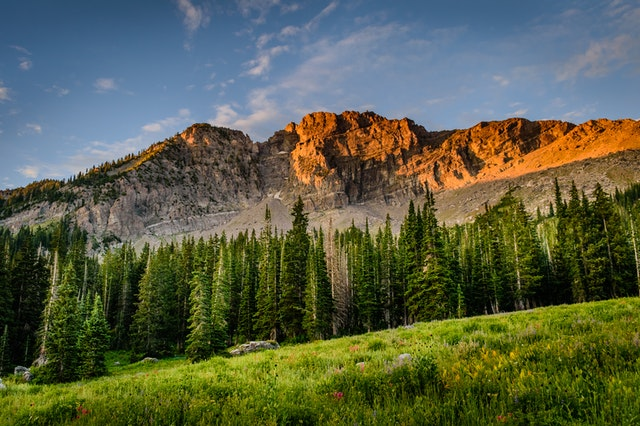
#> input picture Source/photo.jpg, 640 x 426 px
$ python 'Opencv Resizing and Cropping.py'
#> lines starting #> are read from the running program, lines starting #| are printed output that depends on the picture
import cv2
import numpy as np

img = cv2.imread("Source/photo.jpg")
#> img is the input picture: shape (426, 640, 3); mean B, G, R 71.2, 95.8, 89.8
cv2.imshow("Default Photo",img)

print(img.shape)                        # Fotoğrafın boyutunu öğrenmek için kullanılır.
#| (426, 640, 3)

imgResize = cv2.resize(img,(300,200))   # Ana Fotoğrafımızı tekrardan boyutlandırdık.
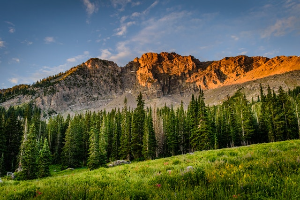
#> imgResize: shape (200, 300, 3); mean B, G, R 71.1, 95.7, 89.7
imgResize2 = cv2.resize(img,(1000,700))
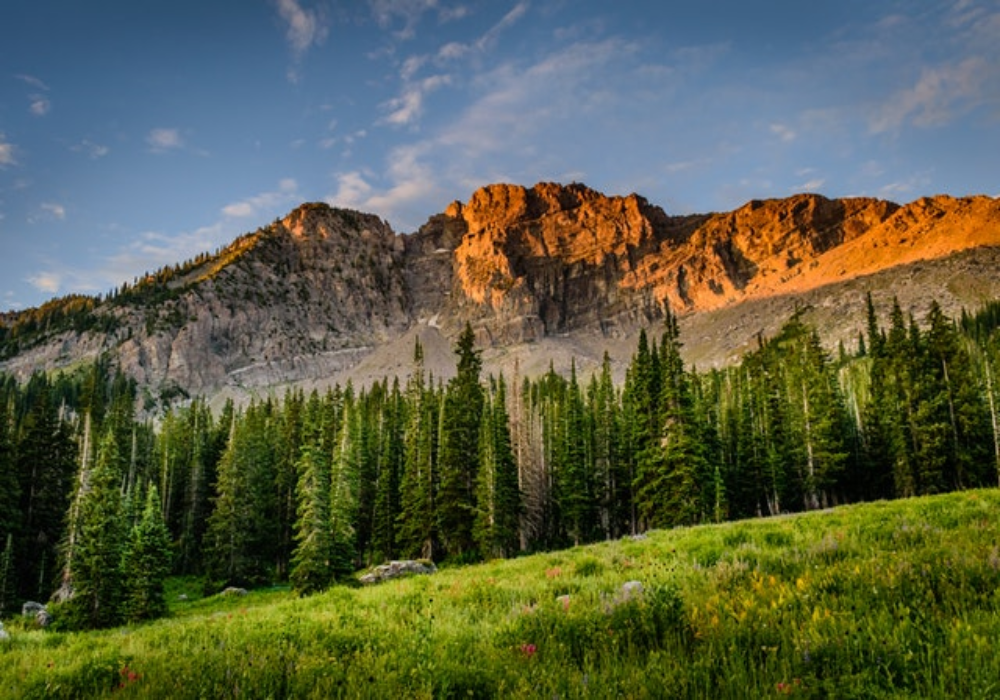
#> imgResize2: shape (700, 1000, 3); mean B, G, R 71.1, 95.7, 89.7

imgCropped = img[100:300,100:500]       #İnce bir nokta önce yükseklik değeri giriliyor. [Height,width]
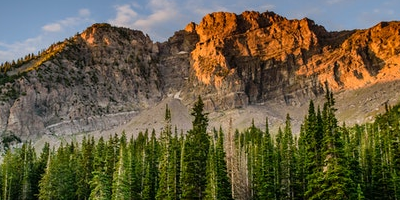
#> imgCropped: shape (200, 400, 3); mean B, G, R 66.6, 93.3, 102.6

cv2.imshow("imgResize Photo",imgResize)
cv2.imshow("imgResize Big Photo",imgResize2)
cv2.imshow("Cropped Photo",imgCropped)


cv2.waitKey(0)
